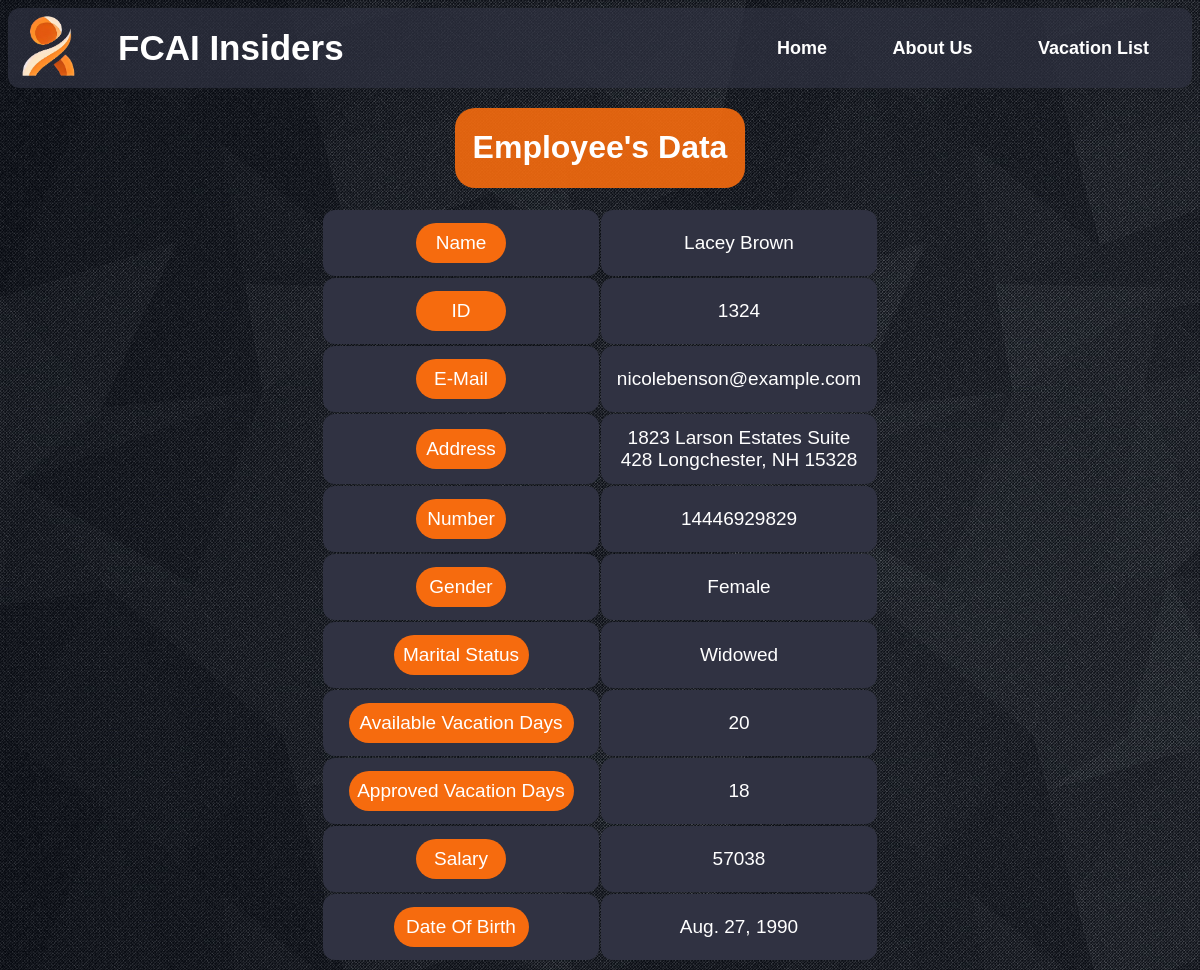
Page /data/1324/ on the earlier database version.
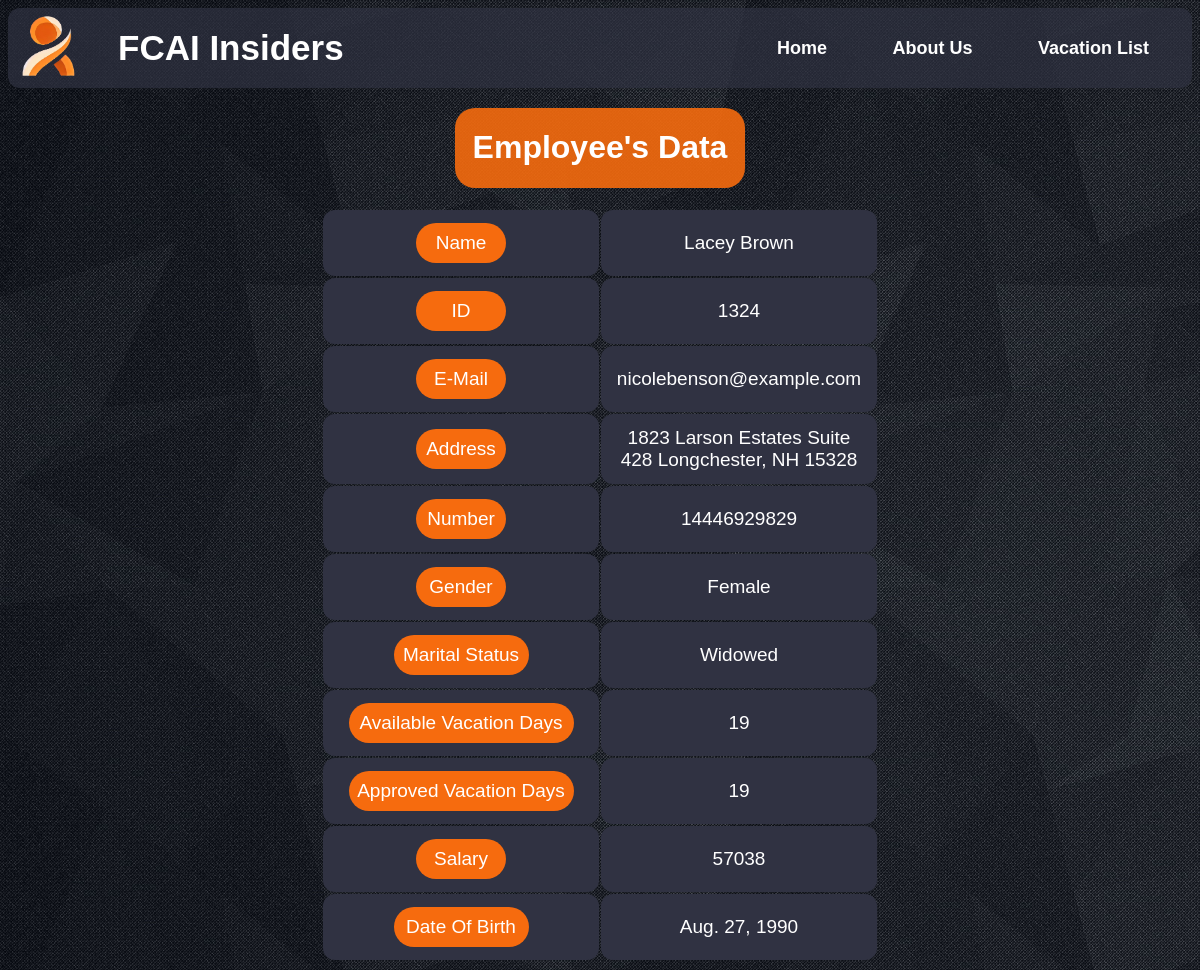
Same page on the later database version.
### Management/models.py (models this page shows, shortened)
class Employee(models.Model):
    id = models.IntegerField(primary_key = True, unique = True, error_messages = {'null': 'ID field cannot be null','unique': 'This ID is already in use'})
    name = models.CharField(max_length = 100)
    email = models.EmailField(max_length = 254)
    address = models.CharField(max_length = 100)
    number = models.CharField(max_length = 11)
    gender = models.CharField(max_length = 6)
    status = models.CharField(max_length= 12)
    availableVacation = models.IntegerField()
    approvedVacation = models.IntegerField(default= 0)
    salary = models.IntegerField()
    dob = models.DateField()
    dateCreated = models.DateField(default= datetime.date.today, null= True)

### Users/views.py (the view)
# urls.py: path('data/<id>/', userViews.data, name='hr-data'),
def data(request, id):
        return render(request, 'Users/employeeData.html', {'empData': Employee.objects.get(id=id)})

### Users/templates/Users/employeeData.html (shortened to what this page needs)
{% extends 'Management/base.html' %}
{% load static %}
{% block styles %}
<link rel="stylesheet" href="{% static 'Users/CSS/EmployeeData.css' %}">
{% endblock styles %}
{% block content %}
<div class="head">
    <h1>Employee's Data</h1>
</div>
<table>
    <tbody>
        <tr>
            <td>
                <div class="info">Name</div>
            </td>
            <td>
                {{empData.name}}
            </td>
        </tr>
        <tr>
            <td>
                <div class="info">ID</div>
            </td>
            <td>
                {{empData.id}}
            </td>
        </tr>
        <tr>
            <td>
                <div class="info">E-Mail</div>
            </td>
            <td>
                {{empData.email}}
            </td>
        </tr>
        <tr>
            <td>
                <div class="info">Address</div>
            </td>
            <td>
                {{empData.address}}
            </td>
        </tr>
        <tr>
            <td>
                <div class="info">Number</div>
            </td>
            <td>
                {{empData.number}}
            </td>
        </tr>
        <tr>
            <td>
                <div class="info">Gender</div>
            </td>
            <td>
                {{empData.gender}}
            </td>
        </tr>
        <tr>
            <td>
                <div class="info double">Marital Status</div>
            </td>
            <td>
                {{empData.status}}
            </td>
        </tr>
        <tr>
            <td>
                <div class="info extra">Available Vacation Days</div>
            </td>
            <td>
                {{empData.availableVacation}}
            </td>
        </tr>
        <tr>
            <td>
                <div class="info extra">Approved Vacation Days</div>
            </td>
            <td>
                {{empData.approvedVacation}}
            </td>
        </tr>
        <tr>
            <td>
                <div class="info">Salary</div>
            </td>
            <td>
                {{empData.salary}}
            </td>
        </tr>
        <tr>
            <td>
                <div class="info double">Date Of Birth</div>
            </td>
            <td>
                {{empData.dob}}
            </td>
        </tr>
    </tbody>
</table>
{% endblock content %}

Differences in the rows shown:
changed Employee "Lacey Brown": availableVacation "20" → "19"; approvedVacation "18" → "19"
